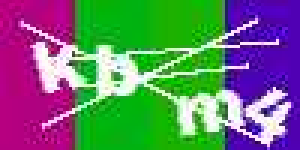
#> input picture puzzle5/UNPROCESSED_TRAINING_DATA/batch/captcha/01f8153eeebed21ee31e3046f5de2085.png, 100 x 50 px (shown 3 times larger); its folder holds 4 pictures in this run
$ python label.py
#> lines starting #> are read from the running program, lines starting #| are printed output that depends on the picture
import matplotlib.pyplot as plt
import os
import cv2
import json

category = []

def main():
    plt.ion()

    img_ext = '.png' #for example
    dirpath = './'
    img_name = [ x for x in os.listdir( dirpath ) if x.endswith(img_ext) ]
    img_fnames = [ os.path.join(dirpath, x) for x in os.listdir( dirpath ) if x.endswith(img_ext) ]

    allImages = []

    for i in range(len(img_fnames)):
        name = img_fnames[i]
        image = cv2.imread(name)
#> image is the input picture: shape (50, 100, 3); mean B, G, R 111.4, 117.9, 104.7
        allImages.append(image)
    with open('solution.json', 'w') as outfile:
        try:
            for i,image in enumerate(allImages):
                plt.figure(figsize=(2,1))
                plt.imshow(image)
                plt.pause(0.05)
                entry = {'name': img_name[i], 'solution': raw_input()}
                print(entry)
                category.append(entry)
#> this loop made 4 passes; the answer given on pass 1: 01f8153eeebed21ee31e3046f5de2085.png
        except KeyboardInterrupt:
             print(category)
             json.dump(category, outfile)
if __name__ == "__main__":
      main()
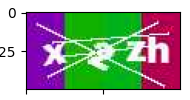
#> figure drawn by matplotlib, 1 panel; B, G, R data is drawn as R, G, B
